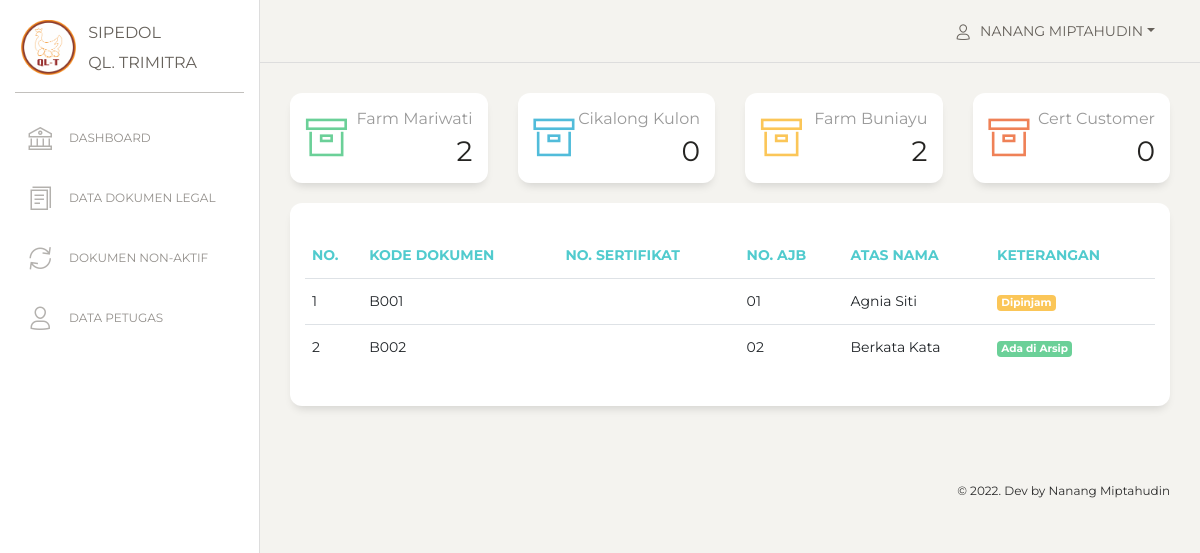
The app's page /view_admin/index_dashboard.php?titik_lokasi=3 (signed in) with its own data.
### tables this page shows
CREATE TABLE `users` (
  `id` int(11) NOT NULL,
  `nama` varchar(255) NOT NULL,
  `email` varchar(255) NOT NULL,
  `username` varchar(255) NOT NULL,
  `password` varchar(255) NOT NULL,
  `role_id` int(11) NOT NULL,
  `date_created` date NOT NULL,
  `is_active` int(11) NOT NULL
);

CREATE TABLE `data_legal` (
  `id_legal` int(11) NOT NULL,
  `kode_dokumen` varchar(100) NOT NULL,
  `no_dokumen` varchar(100) NOT NULL,
  `no_hgb` varchar(100) NOT NULL,
  `no_ajb` varchar(100) NOT NULL,
  `luas_tanah` int(11) NOT NULL,
  `atas_nama` varchar(100) NOT NULL,
  `no_kuasa` varchar(100) NOT NULL,
  `titik_lokasi` int(11) NOT NULL,
  `file` varchar(255) NOT NULL,
  `status_dokumen` int(11) NOT NULL,
  `keterangan` varchar(256) NOT NULL,
  `date_created` date NOT NULL,
  `is_active` int(1) NOT NULL
);

CREATE TABLE `status_dokumen` (
  `id_status_dokumen` int(11) NOT NULL,
  `status` varchar(100) NOT NULL,
  `date_created` date NOT NULL
);

### functions.php (called while the page is built, shortened)
<?php
$conn = mysqli_connect("localhost", "root", "", "db_sipedol");
function query($query)
{
    global $conn;
    $result = mysqli_query($conn, $query);
    $rows = [];
    while ($row = mysqli_fetch_assoc($result)) {
        $rows[] = $row;
    }
    return $rows;
}

### view_admin/index_dashboard.php (the view, shortened to what this page needs)
<?php
include "../view_template/header.php";
include "../view_template/sidebar.php";
include "../view_template/topbar.php";
$total_f = count(query("SELECT * FROM data_legal WHERE titik_lokasi = 1 AND is_active = 1"));
$total_r = count(query("SELECT * FROM data_legal WHERE titik_lokasi = 2 AND is_active = 1"));
$total_b = count(query("SELECT * FROM data_legal WHERE titik_lokasi = 3 AND is_active = 1"));
$total_c = count(query("SELECT * FROM data_legal WHERE titik_lokasi = 4 AND is_active = 1"));
$titik_lokasi = $_GET["titik_lokasi"];
$legal = query("SELECT * FROM data_legal
                INNER JOIN titik_lokasi ON data_legal.titik_lokasi = titik_lokasi.id_titik_lokasi
                INNER JOIN status_dokumen ON data_legal.status_dokumen = status_dokumen.id_status_dokumen
                WHERE titik_lokasi = $titik_lokasi
                AND is_active = 1
                ");
?>
<div class="content">
    <div class="row">
        <div class="col-lg-3 col-md-6 col-sm-6">
            <a href="index_dashboard.php?titik_lokasi=1">
                <div class="card card-stats">
                    <div class="card-body ">
                        <div class="row pb-2">
                            <div class="col-2 col-md-2">
                                <div class="icon-big text-center icon-warning">
                                    <i class="nc-icon nc-box text-success"></i>
                                </div>
                            </div>
                            <div class="col-10 col-md-10">
                                <div class="numbers">
                                    <p class="card-category">Farm Mariwati</p>
                                    <p class="card-title"><?= $total_f; ?>
                                </div>
                            </div>
                        </div>
                    </div>
                </div>
            </a>
        </div>
        <div class="col-lg-3 col-md-6 col-sm-6">
            <a href="index_dashboard.php?titik_lokasi=2">
                <div class="card card-stats">
                    <div class="card-body ">
                        <div class="row pb-2">
                            <div class="col-2 col-md-2">
                                <div class="icon-big text-center icon-warning">
                                    <i class="nc-icon nc-box text-info"></i>
                                </div>
                            </div>
                            <div class="col-10 col-md-10">
                                <div class="numbers">
                                    <p class="card-category">Cikalong Kulon</p>
                                    <p class="card-title"><?= $total_r; ?>
                                </div>
                            </div>
                        </div>
                    </div>
                </div>
            </a>
        </div>
        <div class="col-lg-3 col-md-6 col-sm-6">
            <a href="index_dashboard.php?titik_lokasi=3">
                <div class="card card-stats">
                    <div class="card-body ">
                        <div class="row pb-2">
                            <div class="col-2 col-md-2">
                                <div class="icon-big text-center icon-warning">
                                    <i class="nc-icon nc-box text-warning"></i>
                                </div>
                            </div>
                            <div class="col-10 col-md-10">
                                <div class="numbers">
                                    <p class="card-category">Farm Buniayu</p>
                                    <p class="card-title"><?= $total_b; ?>
                                </div>
                            </div>
                        </div>
                    </div>
                </div>
            </a>
        </div>
        <div class="col-lg-3 col-md-6 col-sm-6">
            <a href="index_dashboard.php?titik_lokasi=4">
                <div class="card card-stats">
                    <div class="card-body ">
                        <div class="row pb-2">
                            <div class="col-2 col-md-2">
                                <div class="icon-big text-center icon-warning">
                                    <i class="nc-icon nc-box text-danger"></i>
                                </div>
                            </div>
                            <div class="col-10 col-md-10">
                                <div class="numbers">
                                    <p class="card-category">Cert Customer</p>
                                    <p class="card-title"><?= $total_c; ?>
                                </div>
                            </div>
                        </div>
                    </div>
                </div>
            </a>
        </div>
    </div>
    <div class="row">
        <div class="col-md-12">
            <div class="card ">
                <div class="card-header ">
                </div>
                <div class="card-body ">
                    <div class="table-responsive">
                        <table class="table">
                            <thead class=" text-primary">
                                <th>No.</th>
                                <th>Kode Dokumen</th>
                                <th>No. Sertifikat</th>
                                <th>No. AJB</th>
                                <th>Atas Nama</th>
                                <th>Keterangan</th>
                            </thead>
                            <tbody>
                                <?php $i = 1; ?>
                                <?php foreach ($legal as $l) : ?>
                                    <tr>
                                        <td><?= $i; ?></td>
                                        <td><?= $l["kode_dokumen"]; ?></td>
                                        <td><?= $l["no_sertifikat"]; ?></td>
                                        <td><?= $l["no_ajb"]; ?></td>
                                        <td><?= $l["atas_nama"]; ?></td>
                                        <td>
                                            <?php if ($l["id_status_dokumen"] == 1) : ?>
                                                <span class="badge bg-info text-white"><?= $l["status"]; ?></span>
                                            <?php elseif ($l["id_status_dokumen"] == 2) : ?>
                                                <span class="badge bg-success text-white"><?= $l["status"]; ?></span>
                                            <?php elseif ($l["id_status_dokumen"] == 3) : ?>
                                                <span class="badge bg-warning text-white"><?= $l["status"]; ?></span>
                                            <?php else : ?>
                                                <span class="badge bg-danger text-white"><?= $l["status"]; ?></span>
                                            <?php endif; ?>
                                        </td>
                                    </tr>
                                    <?php $i++; ?>
                                <?php endforeach; ?>
                            </tbody>
                        </table>
                    </div>
                </div>
            </div>
        </div>
    </div>
</div>
<?php include "../view_template/footer.php"; ?>

### view_template/topbar.php (shortened to what this page needs)
<nav class="navbar navbar-expand-lg navbar-absolute fixed-top navbar-transparent">
    <div class="container-fluid">
        <div class="navbar-wrapper">
            <a class="navbar-brand" href="javascript:;">Dashboard</a>
        </div>
        <div class="collapse navbar-collapse justify-content-end" id="navigation">
            <ul class="navbar-nav">
                <li class="nav-item btn-rotate dropdown">
                    <a class="nav-link dropdown-toggle" href="#" id="navbarDropdownMenuLink" data-toggle="dropdown" aria-haspopup="true" aria-expanded="false">
                        <i class="nc-icon nc-single-02"></i>
                        <p>
                            <span class="d-md-block"><?= $user["nama"]; ?></span>
                        </p>
                    </a>
                </li>
            </ul>
        </div>
    </div>
</nav>
<div class="wrapper ">
    <div class="main-panel">

### records on screen
users: nama "NANANG MIPTAHUDIN"
data_legal: kode_dokumen "B001", no_ajb "01", atas_nama "Agnia Siti", status_dokumen.status "Dipinjam"
data_legal: kode_dokumen "B002", no_ajb "02", atas_nama "Berkata Kata", status_dokumen.status "Ada di Arsip"

### other values on screen
$total_f "2"
$total_r "0"
$total_b "2"
$total_c "0"
